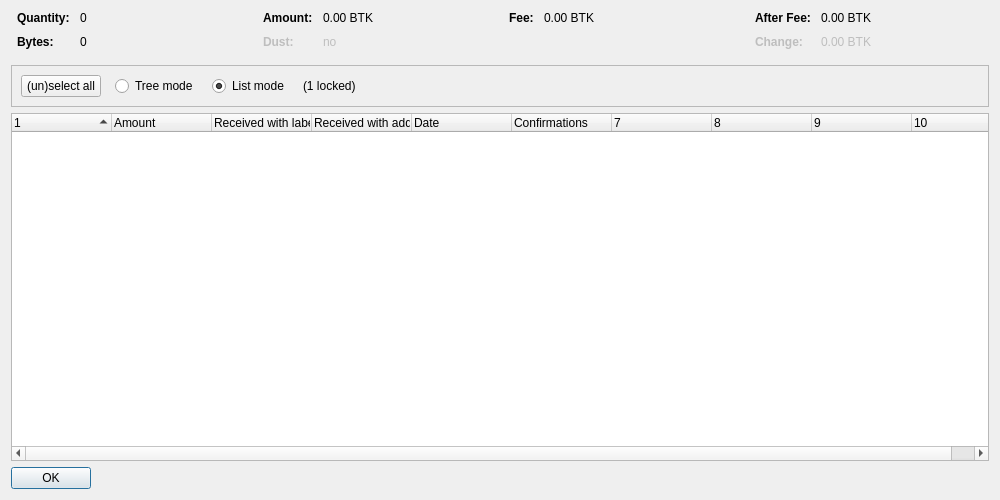
<?xml version="1.0" encoding="UTF-8"?>
<ui version="4.0">
 <class>CoinControlDialog</class>
 <widget class="QDialog" name="CoinControlDialog">
  <property name="geometry">
   <rect>
    <x>0</x>
    <y>0</y>
    <width>1000</width>
    <height>500</height>
   </rect>
  </property>
  <property name="windowTitle">
   <string>Coin Selection</string>
  </property>
  <layout class="QVBoxLayout" name="verticalLayout">
   <item>
    <layout class="QHBoxLayout" name="horizontalLayoutTop" stretch="0,0,0,0">
     <property name="topMargin">
      <number>0</number>
     </property>
     <property name="bottomMargin">
      <number>10</number>
     </property>
     <item>
      <layout class="QFormLayout" name="formLayoutCoinControl1">
       <property name="horizontalSpacing">
        <number>10</number>
       </property>
       <property name="verticalSpacing">
        <number>10</number>
       </property>
       <property name="leftMargin">
        <number>6</number>
       </property>
       <property name="rightMargin">
        <number>6</number>
       </property>
       <item row="0" column="0">
        <widget class="QLabel" name="labelCoinControlQuantityText">
         <property name="font">
          <font>
           <weight>75</weight>
           <bold>true</bold>
          </font>
         </property>
         <property name="text">
          <string>Quantity:</string>
         </property>
        </widget>
       </item>
       <item row="0" column="1">
        <widget class="QLabel" name="labelCoinControlQuantity">
         <property name="cursor">
          <cursorShape>IBeamCursor</cursorShape>
         </property>
         <property name="contextMenuPolicy">
          <enum>Qt::ActionsContextMenu</enum>
         </property>
         <property name="text">
          <string notr="true">0</string>
         </property>
         <property name="textInteractionFlags">
          <set>Qt::LinksAccessibleByMouse|Qt::TextSelectableByKeyboard|Qt::TextSelectableByMouse</set>
         </property>
        </widget>
       </item>
       <item row="1" column="0">
        <widget class="QLabel" name="labelCoinControlBytesText">
         <property name="font">
          <font>
           <weight>75</weight>
           <bold>true</bold>
          </font>
         </property>
         <property name="text">
          <string>Bytes:</string>
         </property>
        </widget>
       </item>
       <item row="1" column="1">
        <widget class="QLabel" name="labelCoinControlBytes">
         <property name="cursor">
          <cursorShape>IBeamCursor</cursorShape>
         </property>
         <property name="contextMenuPolicy">
          <enum>Qt::ActionsContextMenu</enum>
         </property>
         <property name="text">
          <string notr="true">0</string>
         </property>
         <property name="textInteractionFlags">
          <set>Qt::LinksAccessibleByMouse|Qt::TextSelectableByKeyboard|Qt::TextSelectableByMouse</set>
         </property>
        </widget>
       </item>
      </layout>
     </item>
     <item>
      <layout class="QFormLayout" name="formLayoutCoinControl2">
       <property name="horizontalSpacing">
        <number>10</number>
       </property>
       <property name="verticalSpacing">
        <number>10</number>
       </property>
       <property name="leftMargin">
        <number>6</number>
       </property>
       <property name="rightMargin">
        <number>6</number>
       </property>
       <item row="0" column="0">
        <widget class="QLabel" name="labelCoinControlAmountText">
         <property name="font">
          <font>
           <weight>75</weight>
           <bold>true</bold>
          </font>
         </property>
         <property name="text">
          <string>Amount:</string>
         </property>
        </widget>
       </item>
       <item row="0" column="1">
        <widget class="QLabel" name="labelCoinControlAmount">
         <property name="cursor">
          <cursorShape>IBeamCursor</cursorShape>
         </property>
         <property name="contextMenuPolicy">
          <enum>Qt::ActionsContextMenu</enum>
         </property>
         <property name="text">
          <string notr="true">0.00 BTK</string>
         </property>
         <property name="textInteractionFlags">
          <set>Qt::LinksAccessibleByMouse|Qt::TextSelectableByKeyboard|Qt::TextSelectableByMouse</set>
         </property>
        </widget>
       </item>
       <item row="1" column="0">
        <widget class="QLabel" name="labelCoinControlLowOutputText">
         <property name="enabled">
          <bool>false</bool>
         </property>
         <property name="font">
          <font>
           <weight>75</weight>
           <bold>true</bold>
          </font>
         </property>
         <property name="text">
          <string>Dust:</string>
         </property>
        </widget>
       </item>
       <item row="1" column="1">
        <widget class="QLabel" name="labelCoinControlLowOutput">
         <property name="enabled">
          <bool>false</bool>
         </property>
         <property name="cursor">
          <cursorShape>IBeamCursor</cursorShape>
         </property>
         <property name="contextMenuPolicy">
          <enum>Qt::ActionsContextMenu</enum>
         </property>
         <property name="text">
          <string notr="true">no</string>
         </property>
         <property name="textInteractionFlags">
          <set>Qt::LinksAccessibleByMouse|Qt::TextSelectableByKeyboard|Qt::TextSelectableByMouse</set>
         </property>
        </widget>
       </item>
      </layout>
     </item>
     <item>
      <layout class="QFormLayout" name="formLayoutCoinControl3">
       <property name="horizontalSpacing">
        <number>10</number>
       </property>
       <property name="verticalSpacing">
        <number>10</number>
       </property>
       <property name="leftMargin">
        <number>6</number>
       </property>
       <property name="rightMargin">
        <number>6</number>
       </property>
       <item row="0" column="0">
        <widget class="QLabel" name="labelCoinControlFeeText">
         <property name="font">
          <font>
           <weight>75</weight>
           <bold>true</bold>
          </font>
         </property>
         <property name="text">
          <string>Fee:</string>
         </property>
        </widget>
       </item>
       <item row="0" column="1">
        <widget class="QLabel" name="labelCoinControlFee">
         <property name="cursor">
          <cursorShape>IBeamCursor</cursorShape>
         </property>
         <property name="contextMenuPolicy">
          <enum>Qt::ActionsContextMenu</enum>
         </property>
         <property name="text">
          <string notr="true">0.00 BTK</string>
         </property>
         <property name="textInteractionFlags">
          <set>Qt::LinksAccessibleByMouse|Qt::TextSelectableByKeyboard|Qt::TextSelectableByMouse</set>
         </property>
        </widget>
       </item>
      </layout>
     </item>
     <item>
      <layout class="QFormLayout" name="formLayoutCoinControl4">
       <property name="horizontalSpacing">
        <number>10</number>
       </property>
       <property name="verticalSpacing">
        <number>10</number>
       </property>
       <property name="leftMargin">
        <number>6</number>
       </property>
       <property name="rightMargin">
        <number>6</number>
       </property>
       <item row="0" column="0">
        <widget class="QLabel" name="labelCoinControlAfterFeeText">
         <property name="font">
          <font>
           <weight>75</weight>
           <bold>true</bold>
          </font>
         </property>
         <property name="text">
          <string>After Fee:</string>
         </property>
        </widget>
       </item>
       <item row="0" column="1">
        <widget class="QLabel" name="labelCoinControlAfterFee">
         <property name="cursor">
          <cursorShape>IBeamCursor</cursorShape>
         </property>
         <property name="contextMenuPolicy">
          <enum>Qt::ActionsContextMenu</enum>
         </property>
         <property name="text">
          <string notr="true">0.00 BTK</string>
         </property>
         <property name="textInteractionFlags">
          <set>Qt::LinksAccessibleByMouse|Qt::TextSelectableByKeyboard|Qt::TextSelectableByMouse</set>
         </property>
        </widget>
       </item>
       <item row="1" column="0">
        <widget class="QLabel" name="labelCoinControlChangeText">
         <property name="enabled">
          <bool>false</bool>
         </property>
         <property name="font">
          <font>
           <weight>75</weight>
           <bold>true</bold>
          </font>
         </property>
         <property name="text">
          <string>Change:</string>
         </property>
        </widget>
       </item>
       <item row="1" column="1">
        <widget class="QLabel" name="labelCoinControlChange">
         <property name="enabled">
          <bool>false</bool>
         </property>
         <property name="cursor">
          <cursorShape>IBeamCursor</cursorShape>
         </property>
         <property name="contextMenuPolicy">
          <enum>Qt::ActionsContextMenu</enum>
         </property>
         <property name="text">
          <string notr="true">0.00 BTK</string>
         </property>
         <property name="textInteractionFlags">
          <set>Qt::LinksAccessibleByMouse|Qt::TextSelectableByKeyboard|Qt::TextSelectableByMouse</set>
         </property>
        </widget>
       </item>
      </layout>
     </item>
    </layout>
   </item>
   <item>
    <widget class="QFrame" name="frame">
     <property name="minimumSize">
      <size>
       <width>0</width>
       <height>40</height>
      </size>
     </property>
     <property name="frameShape">
      <enum>QFrame::StyledPanel</enum>
     </property>
     <property name="frameShadow">
      <enum>QFrame::Sunken</enum>
     </property>
     <layout class="QHBoxLayout" name="horizontalLayout">
      <item>
       <layout class="QHBoxLayout" name="horizontalLayoutPanel" stretch="0,0,0,0,0">
        <property name="spacing">
         <number>14</number>
        </property>
        <item>
         <widget class="QPushButton" name="pushButtonSelectAll">
          <property name="sizePolicy">
           <sizepolicy hsizetype="Maximum" vsizetype="Fixed">
            <horstretch>0</horstretch>
            <verstretch>0</verstretch>
           </sizepolicy>
          </property>
          <property name="text">
           <string>(un)select all</string>
          </property>
          <property name="autoDefault">
           <bool>false</bool>
          </property>
         </widget>
        </item>
        <item>
         <widget class="QRadioButton" name="radioTreeMode">
          <property name="sizePolicy">
           <sizepolicy hsizetype="Maximum" vsizetype="Fixed">
            <horstretch>0</horstretch>
            <verstretch>0</verstretch>
           </sizepolicy>
          </property>
          <property name="text">
           <string>Tree mode</string>
          </property>
         </widget>
        </item>
        <item>
         <widget class="QRadioButton" name="radioListMode">
          <property name="sizePolicy">
           <sizepolicy hsizetype="Maximum" vsizetype="Fixed">
            <horstretch>0</horstretch>
            <verstretch>0</verstretch>
           </sizepolicy>
          </property>
          <property name="text">
           <string>List mode</string>
          </property>
          <property name="checked">
           <bool>true</bool>
          </property>
         </widget>
        </item>
        <item>
         <widget class="QLabel" name="labelLocked">
          <property name="text">
           <string notr="true">(1 locked)</string>
          </property>
         </widget>
        </item>
        <item>
         <spacer name="horizontalSpacer">
          <property name="orientation">
           <enum>Qt::Horizontal</enum>
          </property>
          <property name="sizeHint" stdset="0">
           <size>
            <width>40</width>
            <height>20</height>
           </size>
          </property>
         </spacer>
        </item>
       </layout>
      </item>
     </layout>
    </widget>
   </item>
   <item>
    <widget class="CoinControlTreeWidget" name="treeWidget">
     <property name="contextMenuPolicy">
      <enum>Qt::CustomContextMenu</enum>
     </property>
     <property name="sortingEnabled">
      <bool>false</bool>
     </property>
     <property name="columnCount">
      <number>10</number>
     </property>
     <attribute name="headerShowSortIndicator" stdset="0">
      <bool>true</bool>
     </attribute>
     <attribute name="headerStretchLastSection">
      <bool>false</bool>
     </attribute>
     <column>
      <property name="text">
       <string/>
      </property>
     </column>
     <column>
      <property name="text">
       <string>Amount</string>
      </property>
     </column>
     <column>
      <property name="text">
       <string>Received with label</string>
      </property>
     </column>
     <column>
      <property name="text">
       <string>Received with address</string>
      </property>
     </column>
     <column>
      <property name="text">
       <string>Date</string>
      </property>
     </column>
     <column>
      <property name="text">
       <string>Confirmations</string>
      </property>
      <property name="toolTip">
       <string>Confirmed</string>
      </property>
     </column>
     <column>
      <property name="text">
       <string/>
      </property>
     </column>
     <column>
      <property name="text">
       <string/>
      </property>
     </column>
     <column>
      <property name="text">
       <string/>
      </property>
     </column>
     <column>
      <property name="text">
       <string/>
      </property>
     </column>
    </widget>
   </item>
   <item>
    <widget class="QDialogButtonBox" name="buttonBox">
     <property name="sizePolicy">
      <sizepolicy hsizetype="Maximum" vsizetype="Fixed">
       <horstretch>0</horstretch>
       <verstretch>0</verstretch>
      </sizepolicy>
     </property>
     <property name="orientation">
      <enum>Qt::Horizontal</enum>
     </property>
     <property name="standardButtons">
      <set>QDialogButtonBox::Ok</set>
     </property>
    </widget>
   </item>
  </layout>
 </widget>
 <customwidgets>
  <customwidget>
   <class>CoinControlTreeWidget</class>
   <extends>QTreeWidget</extends>
   <header>qt/coincontroltreewidget.h</header>
  </customwidget>
 </customwidgets>
 <resources/>
 <connections/>
</ui>
